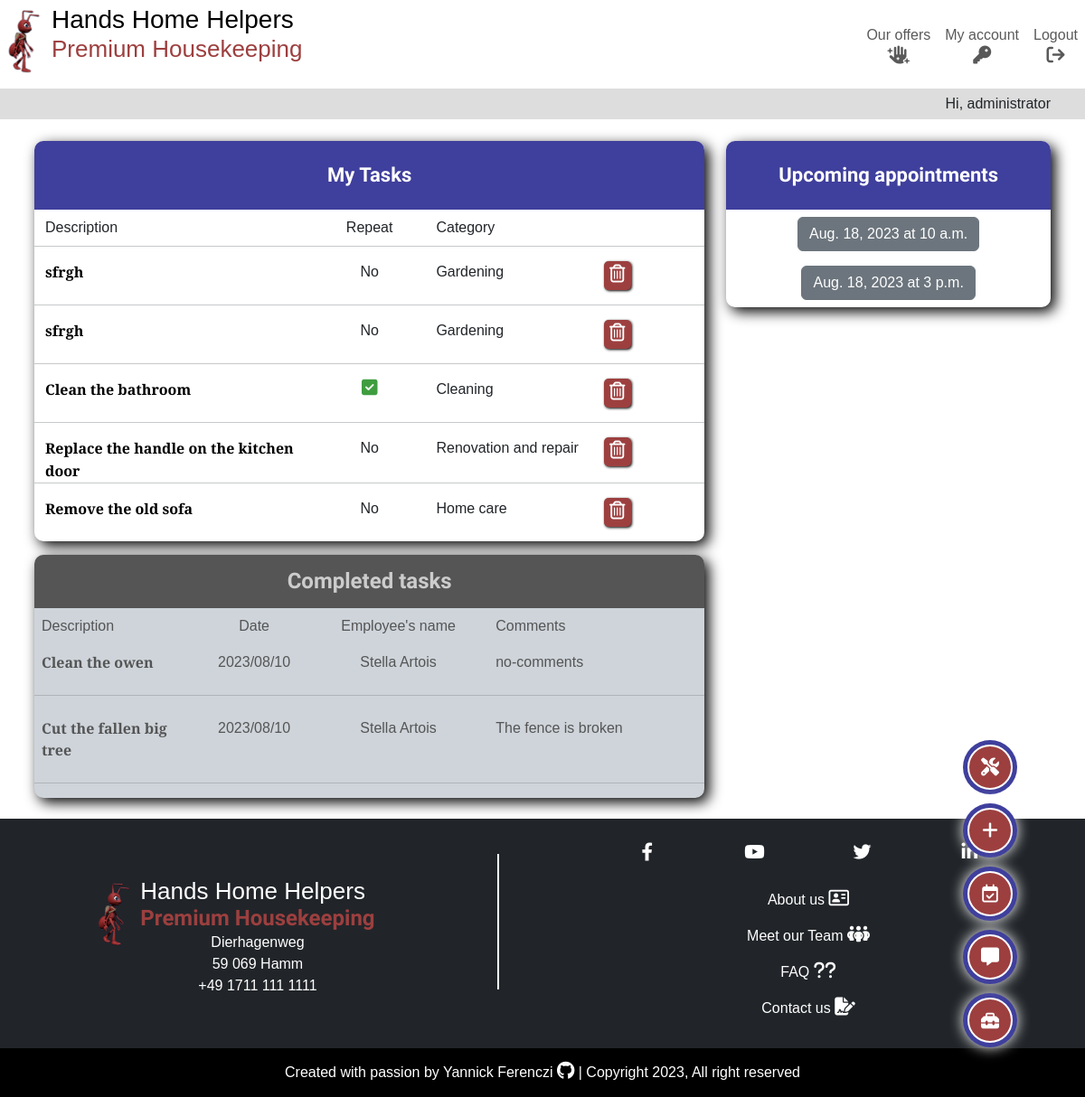
The app's page /dashboard/ (signed in), older data.
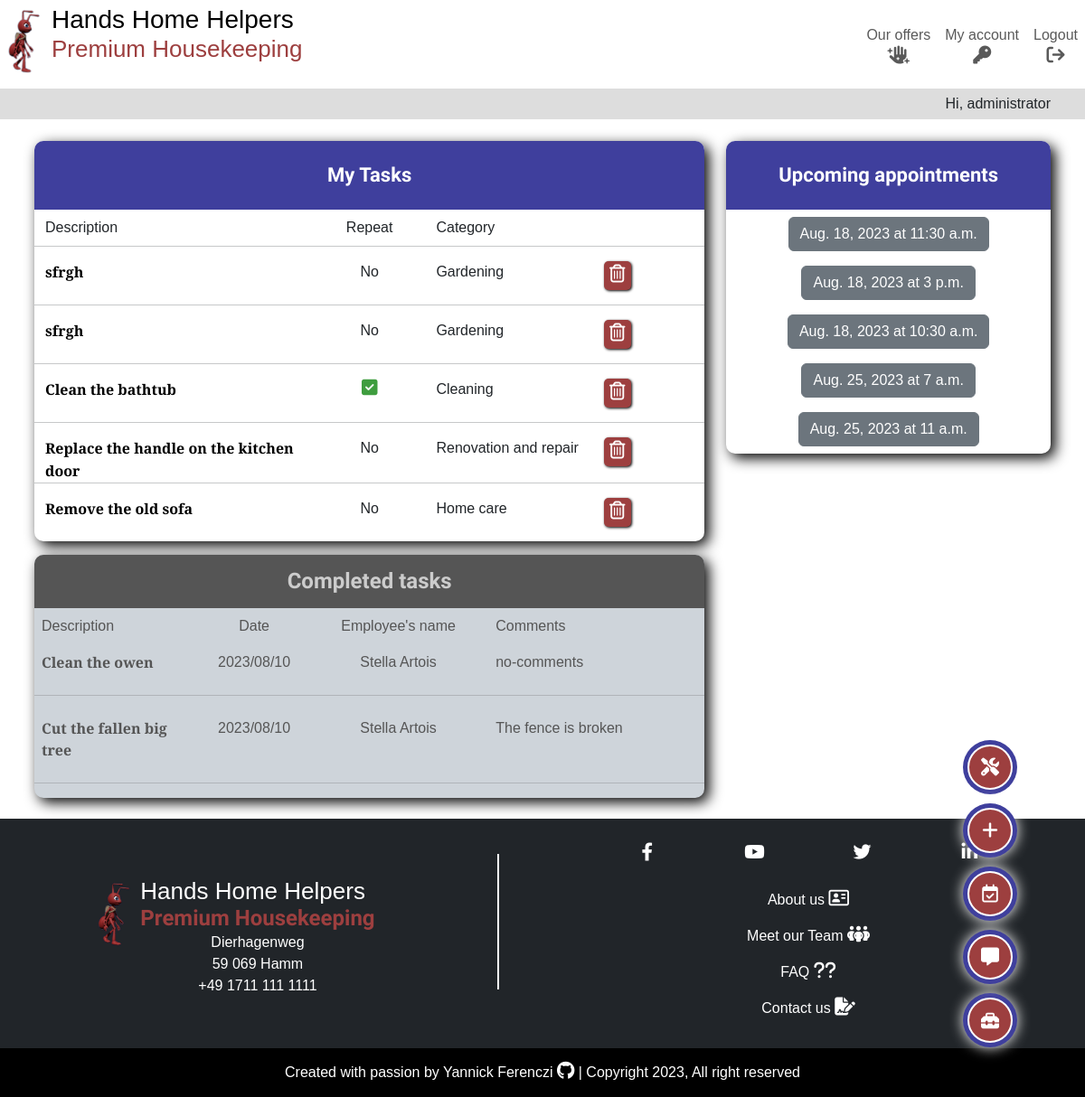
The same page, newer data.
### tasks/models.py (models this page shows, shortened)
class Task(models.Model):
    CATEGORIES = [
        ("Gardening", "Gardening"),
        ("Cleaning", "Cleaning"),
        ("Garden patch", "Garden patch"),
        ("Swimming pool", "Swimming pool"),
        ("Renovation and repair", "Renovation and repair"),
        ("Home care", "Home care"),
    ]
    name = models.CharField(max_length=250, )
    done = models.BooleanField(default=False)
    owner = models.ForeignKey(
        User,
        on_delete=models.CASCADE,
        related_name="task_owner",
    )
    created_on = models.DateField(auto_now_add=True)
    category = models.CharField(
        max_length=50,
        choices=CATEGORIES,
        default="CLEANING",
    )
    repeat = models.BooleanField(default=False)
    employee = models.ForeignKey(
        Employee,
        on_delete=models.PROTECT,
        related_name="employees",
        blank=True,
        null=True,
    )
    comment = models.CharField(max_length=250, blank=True, null=True)
    class Meta:
        ordering = ["-created_on"]

class Employee(models.Model):
    first_name = models.CharField(max_length=250)
    last_name = models.CharField(max_length=250)
    active = models.BooleanField(default=True)
    @property
    def full_name(self):
        return f"{self.first_name} {self.last_name}"

### appointments/models.py (models this page shows, shortened)
class Appointment(models.Model):
    POSSIBLE_TIME = [
        (time.fromisoformat("07:00"), "7:00"),
        (time.fromisoformat("07:30"), "7:30"),
        (time.fromisoformat("08:00"), "8:00"),
        (time.fromisoformat("08:30"), "8:30"),
        (time.fromisoformat("09:00"), "9:00"),
        (time.fromisoformat("09:30"), "9:30"),
        (time.fromisoformat("10:00"), "10:00"),
        (time.fromisoformat("10:30"), "10:30"),
        (time.fromisoformat("11:00"), "11:00"),
        (time.fromisoformat("11:30"), "11:30"),
        (time.fromisoformat("12:00"), "12:00"),
        (time.fromisoformat("12:30"), "12:30"),
        (time.fromisoformat("13:00"), "13:00"),
        (time.fromisoformat("13:30"), "13:30"),
        (time.fromisoformat("14:00"), "14:00"),
        (time.fromisoformat("14:30"), "14:30"),
        (time.fromisoformat("15:00"), "15:00"),
        (time.fromisoformat("15:30"), "15:30"),
        (time.fromisoformat("16:00"), "16:00"),
        (time.fromisoformat("16:30"), "16:30"),
        (time.fromisoformat("17:00"), "17:00"),
        (time.fromisoformat("17:30"), "17:30"),
        (time.fromisoformat("18:00"), "18:00"),
        (time.fromisoformat("18:30"), "18:30"),
        (time.fromisoformat("19:00"), "19:00"),
    ]
    appointment_owner = models.ForeignKey(
        User,
        on_delete=models.CASCADE,
        related_name="appointment_owner",
    )
    appointment_day = models.DateField(verbose_name="Day of appointment")
    appointment_start_time = models.TimeField(
        choices=POSSIBLE_TIME, verbose_name="Starting time")
    appointment_end_time = models.TimeField(
        choices=POSSIBLE_TIME,
        verbose_name="Ending time"
    )
    appointment_tasks = models.ManyToManyField(
        Task,
        related_name="associated_tasks",
    )

### tasks/views.py (the view)
class TaskList(LoginRequiredMixin, generic.ListView):
    model = Task
    template_name = "tasks/dashboard.html"
    paginated_by = 50
    def get_queryset(self):
        return Task.objects.filter(owner=self.request.user)
    def get_context_data(self, *args, **kwargs):
        context = super().get_context_data(*args, **kwargs)
        appointments = Appointment.objects.filter(appointment_owner=self.request.user).order_by("appointment_day")
        context["appointments"] = appointments
        return context

### tasks/templates/tasks/dashboard.html (shortened to what the changed rows need)
{% extends "base.html" %}
{% load static %}
{% block content %}
<div class="container-fluid container-lg p-2">
    <div class="row">
        <div class="col-12 col-md-8 order-2 order-md-1">
            <div class="dashboard-item">
                {% for task in task_list %}
                {% if not task.done %}
                <div class="row m-0">
                    <hr>
                    <div class="col-10 col-md-5">
                        <a class="task-title" href="{% url 'task_detail' task.id %}">{{ task.name }}</a>
                    </div>
                    <div class="col-2 order-md-4 centered-content">
                        <div class="btn-delete centered-content">
                            <a href="{% url 'delete_task' task.pk %}">
                                <p class="centered-content p-1"><i class="fa-regular fa-trash-can white-text"></i></p>
                            </a>
                        </div>
                    </div>
                    <div class="col-4 col-md-2 centered-content">
                        <p>
                            <span class="d-md-none">Repeat: </span>{% if task.repeat %}
                            <i class="fa-solid fa-square-check green-success"></i>{% else %}No{%endif %}
                        </p>
                    </div>
                    <div class="col-8 col-md-3">
                        <p>{{ task.category }}</p>
                    </div>
                </div>
                {% endif %}
                {% endfor %}
            </div>
            <div class="dashboard-item bg-dark-subtle grey-text">
                <div class="row">
                    <h3 class="grey-title">Completed tasks</h3>
                </div>
                <div class="row d-none d-md-flex">
                    <div class="col-3">
                    </div>
                    <div class="col-2">
                    </div>
                    <div class="col-3">
                    </div>
                    <div class="col-4">
                    </div>
                </div>
                {% for task in task_list %}
                {% if task.done %}
                <div class="row">
                    <div class="col-6 col-md-3">
                        <p class="grey-text task-title m-2">{{ task.name }}</p>
                    </div>
                    <div class="col-6 col-md-2">
                        <p class="centered-content my-2">{{ task.created_on|date:"Y/m/d" }}</p>
                    </div>
                    <div class="col-6 col-md-3">
                        <p class="centered-content my-2">{{ task.employee.full_name }}</p>
                    </div>
                    <div class="col-6 col-md-4">
                        <p class="my-2">{% if task.comment %}{{ task.comment }}{% else %}no-comments{% endif %}</p>
                    </div>
                </div>
                <hr>
                {% endif %}
                {% endfor %}
            </div>
        </div>
        <div class="col-12 col-md-4 order-1 order-md-2">
            <div class="dashboard-item">
                {% for appointment in appointments %}
                <div class="row">
                    <div class="col  centered-content p-2">
                        <a class="btn btn-secondary" href="{% url 'appointment_detail' appointment.pk %}">
                            {{appointment.appointment_day }} at {{ appointment.appointment_start_time }}
                        </a>
                    </div>
                </div>
                {% endfor %}
            </div>
        </div>
    </div>
</div>
{% endblock content %}

Row changes from the older to the newer data that the page shows:
changed Task "Cleaning": name "Clean the bathroom" → "Clean the bathtub"
changed Appointment (number 1 of 5 on the later page): appointment_start_time "10 a.m." → "11:30 a.m."
added Appointment: appointment_day "Aug. 18, 2023", appointment_start_time "10:30 a.m."
added Appointment: appointment_day "Aug. 25, 2023", appointment_start_time "7 a.m."
added Appointment: appointment_day "Aug. 25, 2023", appointment_start_time "11 a.m."
